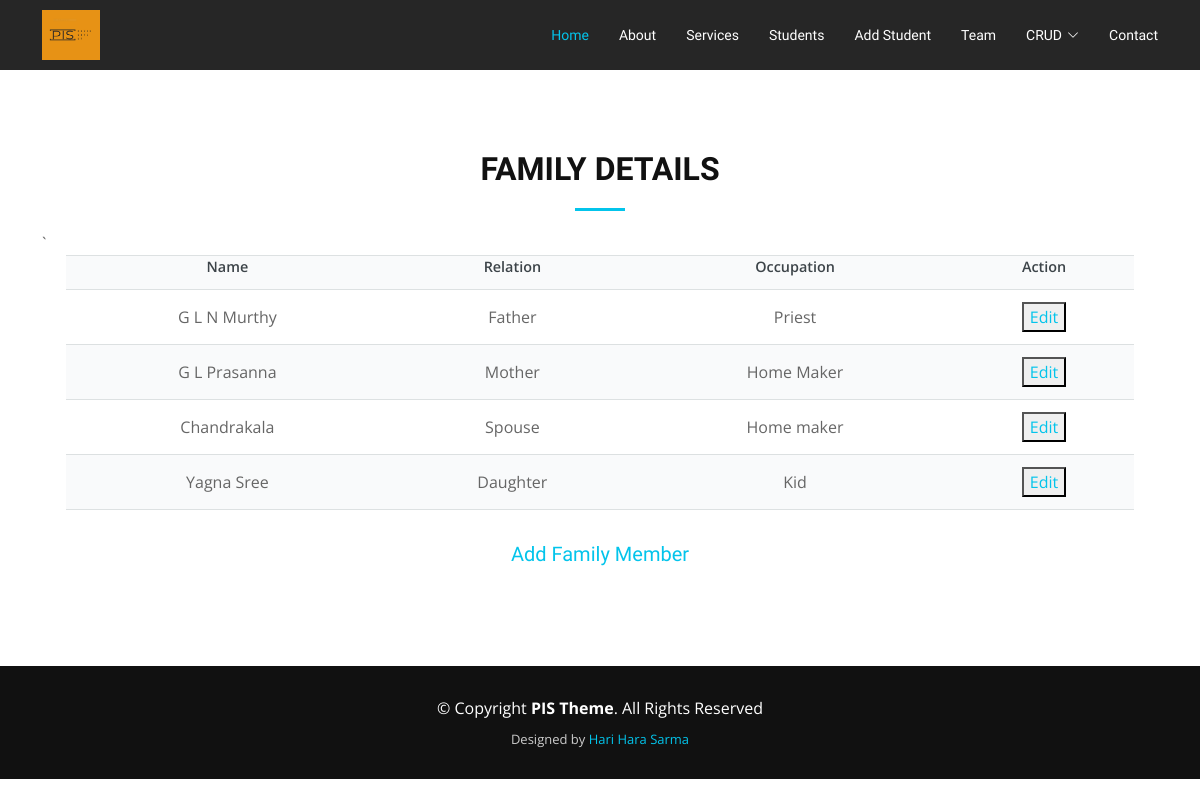
Page /viewFamily/1 on the committed database.
### MyApp/models.py (models this page shows, shortened)
class Family(models.Model):
	FAMILY_CHOICES = (
		("Father", "Father"),
		("Mother", "Mother"),
		("ElderBrother", "Elder_Borther"),
		("YoungerBrother", "YoungerBrother"),
		("ElderSister", "YoungerSister"),
		("Spouse", "Spouse"),
		("Son", "Son"),
		("Daughter", "Daughter"),
		)
	student = models.ForeignKey(Student, on_delete=models.CASCADE)
	name = models.CharField(max_length=100)
	relation = models.CharField(choices=FAMILY_CHOICES, max_length=100)
	occupation = models.CharField(max_length=100)

### MyApp/views.py (the view, shortened to what this page needs)
# urls.py: path('viewFamily/<id>', views.ViewFamily.as_view()),
class ViewFamily(View):
	def get(self, request, id):
		family = Family.objects.filter(student__id=id)
		return render(
			request,
			'view_family.html',
			{'family': family}
			)

### MyApp/Templates/view_family.html (shortened to what this page needs)
<!DOCTYPE html>
<html lang="en">
  {% load static %}
  <head>
    {% include 'head.html' %}
  </head>
  <body>
    {% include 'header.html' %}
    <section id="portfolio">
    <div class="container" data-aos="fade-up">
      <div class="row">
        <div class="col-md-12">
          <h3 class="section-title">Family Details</h3>
          <div class="section-title-divider"></div>
        </div>
      </div>`
      <div class="row">
        <div class="col-lg-12 d-flex justify-content-center">
          <div class="container">
            <form>
              <table>
              <tr>
                <th>Name</th>
                <th>Relation</th>
                <th>Occupation</th>
                <th>Action</th>
              </tr>
              {% for i in family %}
              <tr>
                <td>{{i.name}}</td>
                <td>{{i.relation}}</td>
                <td>{{i.occupation}}</td>
                <td><button><a href="/editFamily/{{i.id}}">Edit</a></button></td>
              </tr>
            {% endfor %}
          </table>
         <h5 align="center"><a href="/add_family/{{family.0.student.id}}">Add Family Member</a></h5>
            </form>
        </div>
        </div>
      </div>
    </div>
  </section>
    {% include 'footer.html' %}
  </body>
</html>

### MyApp/static/assets/css/style.css (style rules this page uses)
body { background: #fff; color: #666666; font-family: "Open Sans", sans-serif; }
a { text-decoration: none; color: #03C4EB; transition: 0.5s; }
h1, h2, h3, h4, h5, h6 { font-family: "Raleway", sans-serif; font-weight: 400; margin: 0 0 20px 0; padding: 0; }
table { margin: 0 0 2em 0; width: 100%; }
table tbody tr { border: solid 1px rgba(210, 215, 217, 0.75); border-left: 0; border-right: 0; text-align: center; }
table tbody tr:nth-child(2n + 1) { background-color: rgba(230, 235, 237, 0.25); text-align: center; }
table td { padding: 0.75em 0.75em; text-align: center; }
table th { color: #3d4449; font-size: 0.9em; font-weight: 600; padding: 0 0.75em 0.75em 0.75em; text-align: center; }
.scrolled-offset { margin-top: 70px; }
section { overflow: hidden; }
.section-title { font-size: 32px; color: #111; text-transform: uppercase; text-align: center; font-weight: 700; }
.section-title-divider { width: 50px; height: 3px; background: #03C4EB; margin: 0 auto; margin-bottom: 20px; }
#portfolio { background: #fff; padding: 80px 0; }

### rows in the picture
Family: name "G L N Murthy", relation "Father", occupation "Priest"
Family: name "G L Prasanna", relation "Mother", occupation "Home Maker"
Family: name "Chandrakala", relation "Spouse", occupation "Home maker"
Family: name "Yagna Sree", relation "Daughter", occupation "Kid"
